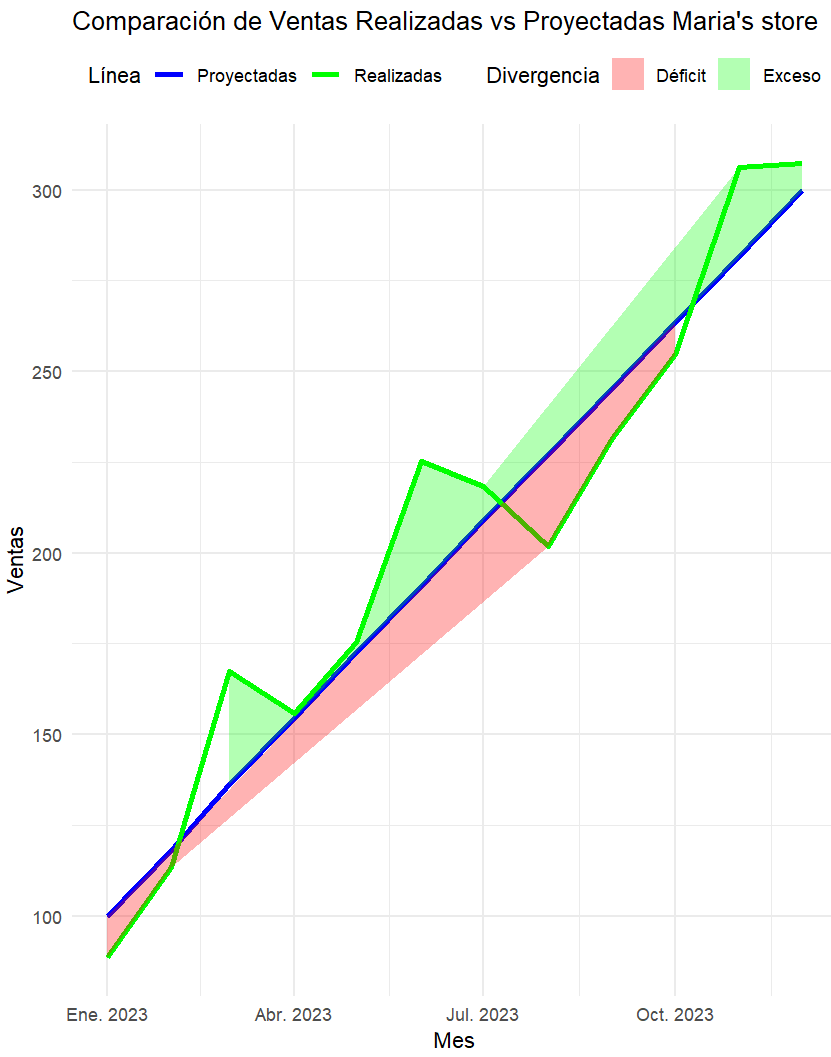

Reproduce this figure in R.
# Cargar las bibliotecas necesarias
library(ggplot2)
library(dplyr)

# Leer el archivo CSV desde el enlace
url <- "https://github.com/Rodrigojaure92/30daychartchallenge/raw/refs/heads/main/Day05-diverging/sales_data.csv"
sales_data <- read.csv(url)

# Asegurarnos de que las columnas sean numéricas y la fecha sea reconocida
sales_data$Month <- as.Date(sales_data$Month, format = "%Y-%m-%d")
sales_data$Proyectadas <- as.numeric(sales_data$Proyectadas)
sales_data$Realizadas <- as.numeric(sales_data$Realizadas)

# Calcular la divergencia entre ventas realizadas y proyectadas
sales_data <- sales_data %>%
  mutate(Divergencia = Realizadas - Proyectadas)

# Graficar las ventas proyectadas vs realizadas con áreas de divergencia
ggplot(sales_data, aes(x = Month)) +
  geom_line(aes(y = Proyectadas, color = "Proyectadas"), size = 1.2) +
  geom_line(aes(y = Realizadas, color = "Realizadas"), size = 1.2) +
  geom_ribbon(aes(ymin = pmin(Proyectadas, Realizadas), 
                  ymax = pmax(Proyectadas, Realizadas), 
                  fill = ifelse(Divergencia > 0, "Exceso", "Déficit")), 
              alpha = 0.3) +
  scale_color_manual(values = c("Proyectadas" = "blue", "Realizadas" = "green")) +
  scale_fill_manual(values = c("Exceso" = "green", "Déficit" = "red")) +
  labs(title = "Comparación de Ventas Realizadas vs Proyectadas Maria's store",
       x = "Mes",
       y = "Ventas",
       color = "Línea",
       fill = "Divergencia") +
  theme_minimal() +
  theme(legend.position = "top")
